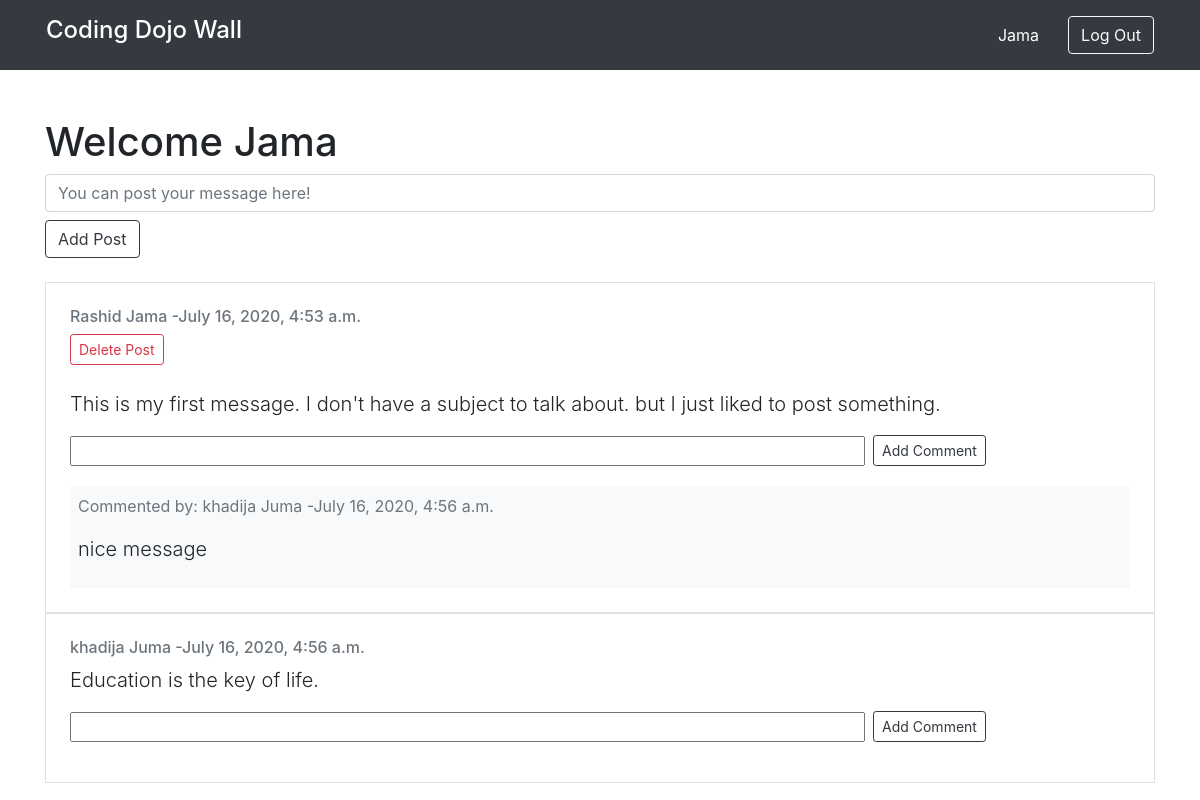
The app's page /wall (signed in) with its own data.
### login/models.py (models this page shows)
class User(models.Model):
  first_name = models.CharField(max_length=255)
  last_name = models.CharField(max_length=255)
  email = models.CharField(max_length=255)
  birth_date = models.DateTimeField()
  password = models.CharField(max_length=255)
  created_at = models.DateTimeField(auto_now_add=True)
  updated_at = models.DateTimeField(auto_now=True)
  objects = UserManager()

### blog_app/models.py (models this page shows)
class Message(models.Model):
  message = models.TextField()
  author = models.ForeignKey(User, related_name="author_messages", on_delete=models.CASCADE)
  created_at = models.DateTimeField(auto_now_add=True)
  Updated_at = models.DateTimeField(auto_now=True)

class Comment(models.Model):
  comment = models.CharField(max_length=255)
  author = models.ForeignKey(User, related_name="author_comments", on_delete=models.CASCADE)
  message = models.ForeignKey(Message, related_name="post_comments", on_delete=models.CASCADE)
  created_at = models.DateTimeField(auto_now_add=True)
  Updated_at = models.DateTimeField(auto_now=True)

### blog_app/views.py (the view)
# urls.py: path('wall', blog_app_views.wall),
def wall(request):
  if 'user_id' not in request.session:
    return redirect('/')
  context = {
    'users': User.objects.all(),
    'posts': Message.objects.all(),
    'comments': Comment.objects.all()
  }
  return render(request, 'wall.html', context)

### blog_app/templates/wall.html (shortened to what this page needs)
<!DOCTYPE html>
<html lang="en">
<head>
  <link rel="stylesheet" href="https://stackpath.bootstrapcdn.com/bootstrap/4.5.0/css/bootstrap.min.css">
</head>
<body>
  <nav class="bg-dark">
  <div class="d-flex container text-white p-3">
    <h4 class="mr-auto">Coding Dojo Wall</h4>
    <span class="btn text-white mr-3">{{request.session.name}}</span>
    <a href="/logout" class="btn btn-outline-light">Log Out</a>
  </div>
  </nav>
  <div class="container">
    <h1 class="mt-5">Welcome {{request.session.name}}</h1>
    <form action="/create_message" method="POST" class="form-group">
      <input type="text" name="message" class="form-control" placeholder="You can post your message here!">
      <input type="submit" value="Add Post" class="btn btn-outline-dark mt-2">
    </form>
    <div class="posts mt-4">
      {% for post in posts %}
      <div class="post border p-4">
      <h6 class="text-secondary">{{post.author.first_name}} {{post.author.last_name}} -{{post.created_at}}</h6>
      {% if post.author.id == request.session.user_id %}
      <a href="{% url 'delete_post' post.id %}" class="btn
      btn-outline-danger btn-sm mb-4">Delete Post</a>
      {% endif %}
      <p class="lead">{{post.message}}</p>
      <form action="/create_comment/{{post.id}}" method="POST" class="form-inline">
        <input type="text" name="com" class="form-control-inline w-75 mb-3">
        <input type="submit" value="Add Comment" class="btn btn-sm btn-outline-dark ml-2 mb-3">
      </form>
      {% for comment in post.post_comments.all %}
      <div class="bg-light p-2 mt-1">
      <p class="text-secondary">Commented by: {{comment.author.first_name}} {{comment.author.last_name}} -{{comment.created_at}}</p>
      <p class="lead">{{comment.comment}}</p>
      </div>
      {% endfor %}
      </div>
      {% endfor %}
    </div>
  </div>
</body>
</html>

### records on screen
User: session.name "Jama"
Message: author.first_name "Rashid", author.last_name "Jama", created_at "July 16, 2020, 4:53 a.m.", shows "Delete Post", message "This is my first message. I don't have a subject to talk about. but I just liked to post something."
Comment: author.first_name "khadija", author.last_name "Juma", created_at "July 16, 2020, 4:56 a.m.", comment "nice message"
Message: author.first_name "khadija", author.last_name "Juma", created_at "July 16, 2020, 4:56 a.m.", message "Education is the key of life."
